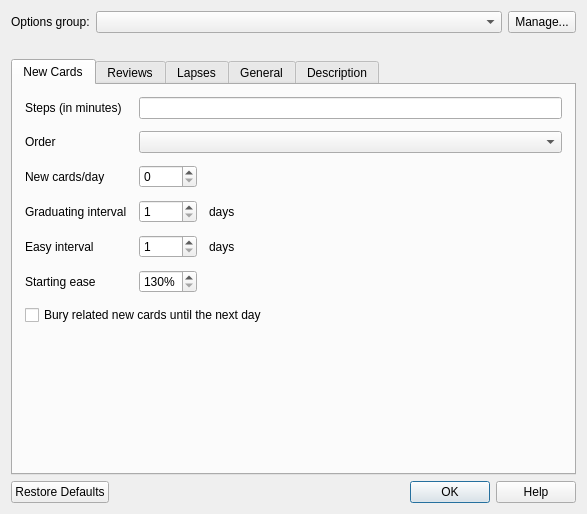
<?xml version="1.0" encoding="UTF-8"?>
<ui version="4.0">
 <class>Dialog</class>
 <widget class="QDialog" name="Dialog">
  <property name="geometry">
   <rect>
    <x>0</x>
    <y>0</y>
    <width>587</width>
    <height>514</height>
   </rect>
  </property>
  <layout class="QVBoxLayout" name="verticalLayout">
   <item>
    <layout class="QHBoxLayout" name="horizontalLayout_2">
     <item>
      <widget class="QLabel" name="label_31">
       <property name="text">
        <string>Options group:</string>
       </property>
      </widget>
     </item>
     <item>
      <widget class="QComboBox" name="dconf">
       <property name="sizePolicy">
        <sizepolicy hsizetype="Preferred" vsizetype="Fixed">
         <horstretch>3</horstretch>
         <verstretch>0</verstretch>
        </sizepolicy>
       </property>
      </widget>
     </item>
     <item>
      <widget class="QToolButton" name="confOpts">
       <property name="maximumSize">
        <size>
         <width>16777215</width>
         <height>32</height>
        </size>
       </property>
       <property name="text">
        <string>Manage...</string>
       </property>
       <property name="toolButtonStyle">
        <enum>Qt::ToolButtonTextBesideIcon</enum>
       </property>
       <property name="arrowType">
        <enum>Qt::NoArrow</enum>
       </property>
      </widget>
     </item>
    </layout>
   </item>
   <item>
    <widget class="QLabel" name="count">
     <property name="styleSheet">
      <string notr="true">* { color: red }</string>
     </property>
     <property name="text">
      <string/>
     </property>
     <property name="alignment">
      <set>Qt::AlignCenter</set>
     </property>
     <property name="wordWrap">
      <bool>true</bool>
     </property>
    </widget>
   </item>
   <item>
    <widget class="QTabWidget" name="tabWidget">
     <property name="currentIndex">
      <number>0</number>
     </property>
     <widget class="QWidget" name="tab">
      <attribute name="title">
       <string>New Cards</string>
      </attribute>
      <layout class="QVBoxLayout" name="verticalLayout_2">
       <property name="leftMargin">
        <number>12</number>
       </property>
       <property name="topMargin">
        <number>12</number>
       </property>
       <property name="rightMargin">
        <number>12</number>
       </property>
       <property name="bottomMargin">
        <number>12</number>
       </property>
       <item>
        <layout class="QGridLayout" name="gridLayout">
         <property name="spacing">
          <number>12</number>
         </property>
         <item row="5" column="0">
          <widget class="QLabel" name="label_24">
           <property name="text">
            <string>Starting ease</string>
           </property>
          </widget>
         </item>
         <item row="5" column="1">
          <widget class="QSpinBox" name="lrnFactor">
           <property name="suffix">
            <string>%</string>
           </property>
           <property name="minimum">
            <number>130</number>
           </property>
           <property name="maximum">
            <number>999</number>
           </property>
          </widget>
         </item>
         <item row="1" column="0">
          <widget class="QLabel" name="label_8">
           <property name="text">
            <string>Order</string>
           </property>
          </widget>
         </item>
         <item row="4" column="1">
          <widget class="QSpinBox" name="lrnEasyInt">
           <property name="minimum">
            <number>1</number>
           </property>
          </widget>
         </item>
         <item row="3" column="1">
          <widget class="QSpinBox" name="lrnGradInt">
           <property name="minimum">
            <number>1</number>
           </property>
          </widget>
         </item>
         <item row="2" column="2">
          <widget class="QLabel" name="newplim">
           <property name="text">
            <string/>
           </property>
          </widget>
         </item>
         <item row="4" column="0">
          <widget class="QLabel" name="label_5">
           <property name="text">
            <string>Easy interval</string>
           </property>
          </widget>
         </item>
         <item row="3" column="0">
          <widget class="QLabel" name="label_4">
           <property name="text">
            <string>Graduating interval</string>
           </property>
          </widget>
         </item>
         <item row="2" column="1">
          <widget class="QSpinBox" name="newPerDay">
           <property name="maximum">
            <number>9999</number>
           </property>
          </widget>
         </item>
         <item row="2" column="0">
          <widget class="QLabel" name="label_6">
           <property name="text">
            <string>New cards/day</string>
           </property>
          </widget>
         </item>
         <item row="0" column="1" colspan="2">
          <widget class="QLineEdit" name="lrnSteps"/>
         </item>
         <item row="0" column="0">
          <widget class="QLabel" name="label_2">
           <property name="text">
            <string>Steps (in minutes)</string>
           </property>
          </widget>
         </item>
         <item row="1" column="1" colspan="2">
          <widget class="QComboBox" name="newOrder"/>
         </item>
         <item row="6" column="0" colspan="3">
          <widget class="QCheckBox" name="bury">
           <property name="text">
            <string>Bury related new cards until the next day</string>
           </property>
          </widget>
         </item>
         <item row="4" column="2">
          <widget class="QLabel" name="label_9">
           <property name="text">
            <string>days</string>
           </property>
          </widget>
         </item>
         <item row="3" column="2">
          <widget class="QLabel" name="label_7">
           <property name="sizePolicy">
            <sizepolicy hsizetype="Expanding" vsizetype="Preferred">
             <horstretch>0</horstretch>
             <verstretch>0</verstretch>
            </sizepolicy>
           </property>
           <property name="text">
            <string>days</string>
           </property>
          </widget>
         </item>
        </layout>
       </item>
       <item>
        <spacer name="verticalSpacer">
         <property name="orientation">
          <enum>Qt::Vertical</enum>
         </property>
         <property name="sizeHint" stdset="0">
          <size>
           <width>20</width>
           <height>40</height>
          </size>
         </property>
        </spacer>
       </item>
      </layout>
     </widget>
     <widget class="QWidget" name="tab_3">
      <attribute name="title">
       <string>Reviews</string>
      </attribute>
      <layout class="QVBoxLayout" name="verticalLayout_4">
       <property name="leftMargin">
        <number>12</number>
       </property>
       <property name="topMargin">
        <number>12</number>
       </property>
       <property name="rightMargin">
        <number>12</number>
       </property>
       <property name="bottomMargin">
        <number>12</number>
       </property>
       <item>
        <layout class="QGridLayout" name="gridLayout_3">
         <property name="spacing">
          <number>12</number>
         </property>
         <item row="1" column="0">
          <widget class="QLabel" name="label_20">
           <property name="text">
            <string>Easy bonus</string>
           </property>
          </widget>
         </item>
         <item row="1" column="1">
          <widget class="QSpinBox" name="easyBonus">
           <property name="suffix">
            <string>%</string>
           </property>
           <property name="minimum">
            <number>100</number>
           </property>
           <property name="maximum">
            <number>1000</number>
           </property>
           <property name="singleStep">
            <number>5</number>
           </property>
          </widget>
         </item>
         <item row="0" column="1">
          <widget class="QSpinBox" name="revPerDay">
           <property name="minimum">
            <number>0</number>
           </property>
           <property name="maximum">
            <number>9999</number>
           </property>
          </widget>
         </item>
         <item row="2" column="0">
          <widget class="QLabel" name="label_33">
           <property name="text">
            <string>Interval modifier</string>
           </property>
          </widget>
         </item>
         <item row="0" column="0">
          <widget class="QLabel" name="label_37">
           <property name="text">
            <string>Maximum reviews/day</string>
           </property>
          </widget>
         </item>
         <item row="3" column="0">
          <widget class="QLabel" name="label_3">
           <property name="text">
            <string>Maximum interval</string>
           </property>
          </widget>
         </item>
         <item row="3" column="1">
          <widget class="QSpinBox" name="maxIvl">
           <property name="suffix">
            <string/>
           </property>
           <property name="minimum">
            <number>1</number>
           </property>
           <property name="maximum">
            <number>99999</number>
           </property>
          </widget>
         </item>
         <item row="3" column="2">
          <widget class="QLabel" name="label_23">
           <property name="text">
            <string>days</string>
           </property>
          </widget>
         </item>
         <item row="0" column="2">
          <widget class="QLabel" name="revplim">
           <property name="text">
            <string/>
           </property>
          </widget>
         </item>
         <item row="2" column="1">
          <widget class="QDoubleSpinBox" name="fi1">
           <property name="suffix">
            <string>%</string>
           </property>
           <property name="decimals">
            <number>0</number>
           </property>
           <property name="minimum">
            <double>0.000000000000000</double>
           </property>
           <property name="maximum">
            <double>999.000000000000000</double>
           </property>
           <property name="singleStep">
            <double>1.000000000000000</double>
           </property>
           <property name="value">
            <double>100.000000000000000</double>
           </property>
          </widget>
         </item>
         <item row="5" column="0" colspan="3">
          <widget class="QCheckBox" name="buryRev">
           <property name="text">
            <string>Bury related reviews until the next day</string>
           </property>
          </widget>
         </item>
         <item row="4" column="0">
          <widget class="QLabel" name="hardFactorLabel">
           <property name="text">
            <string>Hard interval</string>
           </property>
          </widget>
         </item>
         <item row="4" column="1">
          <widget class="QSpinBox" name="hardFactor">
           <property name="suffix">
            <string>%</string>
           </property>
           <property name="minimum">
            <number>5</number>
           </property>
           <property name="maximum">
            <number>120</number>
           </property>
          </widget>
         </item>
        </layout>
       </item>
       <item>
        <spacer name="verticalSpacer_3">
         <property name="orientation">
          <enum>Qt::Vertical</enum>
         </property>
         <property name="sizeHint" stdset="0">
          <size>
           <width>20</width>
           <height>152</height>
          </size>
         </property>
        </spacer>
       </item>
      </layout>
     </widget>
     <widget class="QWidget" name="tab_2">
      <attribute name="title">
       <string>Lapses</string>
      </attribute>
      <layout class="QVBoxLayout" name="verticalLayout_3">
       <property name="leftMargin">
        <number>12</number>
       </property>
       <property name="topMargin">
        <number>12</number>
       </property>
       <property name="rightMargin">
        <number>12</number>
       </property>
       <property name="bottomMargin">
        <number>12</number>
       </property>
       <item>
        <layout class="QGridLayout" name="gridLayout_2">
         <property name="spacing">
          <number>12</number>
         </property>
         <item row="0" column="0">
          <widget class="QLabel" name="label_17">
           <property name="text">
            <string>Steps (in minutes)</string>
           </property>
          </widget>
         </item>
         <item row="0" column="1" colspan="2">
          <widget class="QLineEdit" name="lapSteps"/>
         </item>
         <item row="1" column="0">
          <widget class="QLabel" name="label">
           <property name="text">
            <string>New interval</string>
           </property>
          </widget>
         </item>
         <item row="3" column="0">
          <widget class="QLabel" name="label_10">
           <property name="text">
            <string>Leech threshold</string>
           </property>
          </widget>
         </item>
         <item row="3" column="1">
          <widget class="QSpinBox" name="leechThreshold"/>
         </item>
         <item row="3" column="2">
          <widget class="QLabel" name="label_11">
           <property name="sizePolicy">
            <sizepolicy hsizetype="Expanding" vsizetype="Preferred">
             <horstretch>0</horstretch>
             <verstretch>0</verstretch>
            </sizepolicy>
           </property>
           <property name="text">
            <string>lapses</string>
           </property>
          </widget>
         </item>
         <item row="4" column="0">
          <widget class="QLabel" name="label_12">
           <property name="text">
            <string>Leech action</string>
           </property>
          </widget>
         </item>
         <item row="2" column="1">
          <widget class="QSpinBox" name="lapMinInt">
           <property name="minimum">
            <number>1</number>
           </property>
           <property name="maximum">
            <number>99</number>
           </property>
          </widget>
         </item>
         <item row="2" column="0">
          <widget class="QLabel" name="label_13">
           <property name="text">
            <string>Minimum interval</string>
           </property>
          </widget>
         </item>
         <item row="2" column="2">
          <widget class="QLabel" name="label_14">
           <property name="text">
            <string>days</string>
           </property>
          </widget>
         </item>
         <item row="4" column="1" colspan="2">
          <layout class="QHBoxLayout" name="horizontalLayout">
           <item>
            <widget class="QComboBox" name="leechAction">
             <item>
              <property name="text">
               <string>Suspend Card</string>
              </property>
             </item>
             <item>
              <property name="text">
               <string>Tag Only</string>
              </property>
             </item>
            </widget>
           </item>
           <item>
            <spacer name="horizontalSpacer">
             <property name="orientation">
              <enum>Qt::Horizontal</enum>
             </property>
             <property name="sizeHint" stdset="0">
              <size>
               <width>40</width>
               <height>20</height>
              </size>
             </property>
            </spacer>
           </item>
          </layout>
         </item>
         <item row="1" column="1">
          <widget class="QSpinBox" name="lapMult">
           <property name="suffix">
            <string>%</string>
           </property>
           <property name="maximum">
            <number>100</number>
           </property>
           <property name="singleStep">
            <number>5</number>
           </property>
          </widget>
         </item>
        </layout>
       </item>
       <item>
        <spacer name="verticalSpacer_2">
         <property name="orientation">
          <enum>Qt::Vertical</enum>
         </property>
         <property name="sizeHint" stdset="0">
          <size>
           <width>20</width>
           <height>72</height>
          </size>
         </property>
        </spacer>
       </item>
      </layout>
     </widget>
     <widget class="QWidget" name="tab_5">
      <attribute name="title">
       <string>General</string>
      </attribute>
      <layout class="QVBoxLayout" name="verticalLayout_6">
       <property name="leftMargin">
        <number>12</number>
       </property>
       <property name="topMargin">
        <number>12</number>
       </property>
       <property name="rightMargin">
        <number>12</number>
       </property>
       <property name="bottomMargin">
        <number>12</number>
       </property>
       <item>
        <layout class="QGridLayout" name="gridLayout_5">
         <property name="spacing">
          <number>12</number>
         </property>
         <item row="0" column="0">
          <widget class="QLabel" name="label_25">
           <property name="text">
            <string>Ignore answer times longer than</string>
           </property>
          </widget>
         </item>
         <item row="0" column="1">
          <widget class="QSpinBox" name="maxTaken">
           <property name="minimum">
            <number>30</number>
           </property>
           <property name="maximum">
            <number>3600</number>
           </property>
           <property name="singleStep">
            <number>10</number>
           </property>
          </widget>
         </item>
         <item row="0" column="2">
          <widget class="QLabel" name="label_26">
           <property name="text">
            <string>seconds</string>
           </property>
          </widget>
         </item>
        </layout>
       </item>
       <item>
        <widget class="QCheckBox" name="showTimer">
         <property name="text">
          <string>Show answer timer</string>
         </property>
        </widget>
       </item>
       <item>
        <widget class="QCheckBox" name="autoplaySounds">
         <property name="text">
          <string>Automatically play audio</string>
         </property>
        </widget>
       </item>
       <item>
        <widget class="QCheckBox" name="replayQuestion">
         <property name="text">
          <string>Always include question side when replaying audio</string>
         </property>
         <property name="checked">
          <bool>false</bool>
         </property>
        </widget>
       </item>
       <item>
        <spacer name="verticalSpacer_5">
         <property name="orientation">
          <enum>Qt::Vertical</enum>
         </property>
         <property name="sizeHint" stdset="0">
          <size>
           <width>20</width>
           <height>199</height>
          </size>
         </property>
        </spacer>
       </item>
      </layout>
     </widget>
     <widget class="QWidget" name="tab_4">
      <attribute name="title">
       <string>Description</string>
      </attribute>
      <layout class="QVBoxLayout" name="verticalLayout_5">
       <property name="spacing">
        <number>12</number>
       </property>
       <property name="leftMargin">
        <number>12</number>
       </property>
       <property name="topMargin">
        <number>12</number>
       </property>
       <property name="rightMargin">
        <number>12</number>
       </property>
       <property name="bottomMargin">
        <number>12</number>
       </property>
       <item>
        <widget class="QLabel" name="label_22">
         <property name="text">
          <string>Description to show on study screen (current deck only):</string>
         </property>
        </widget>
       </item>
       <item>
        <widget class="QTextEdit" name="desc"/>
       </item>
      </layout>
     </widget>
    </widget>
   </item>
   <item>
    <widget class="QDialogButtonBox" name="buttonBox">
     <property name="orientation">
      <enum>Qt::Horizontal</enum>
     </property>
     <property name="standardButtons">
      <set>QDialogButtonBox::Help|QDialogButtonBox::Ok|QDialogButtonBox::RestoreDefaults</set>
     </property>
    </widget>
   </item>
  </layout>
 </widget>
 <tabstops>
  <tabstop>dconf</tabstop>
  <tabstop>confOpts</tabstop>
  <tabstop>tabWidget</tabstop>
  <tabstop>lrnSteps</tabstop>
  <tabstop>newOrder</tabstop>
  <tabstop>newPerDay</tabstop>
  <tabstop>lrnGradInt</tabstop>
  <tabstop>lrnEasyInt</tabstop>
  <tabstop>lrnFactor</tabstop>
  <tabstop>bury</tabstop>
  <tabstop>revPerDay</tabstop>
  <tabstop>easyBonus</tabstop>
  <tabstop>fi1</tabstop>
  <tabstop>maxIvl</tabstop>
  <tabstop>hardFactor</tabstop>
  <tabstop>buryRev</tabstop>
  <tabstop>lapSteps</tabstop>
  <tabstop>lapMult</tabstop>
  <tabstop>lapMinInt</tabstop>
  <tabstop>leechThreshold</tabstop>
  <tabstop>leechAction</tabstop>
  <tabstop>maxTaken</tabstop>
  <tabstop>showTimer</tabstop>
  <tabstop>autoplaySounds</tabstop>
  <tabstop>replayQuestion</tabstop>
  <tabstop>desc</tabstop>
 </tabstops>
 <resources>
  <include location="icons.qrc"/>
 </resources>
 <connections>
  <connection>
   <sender>buttonBox</sender>
   <signal>accepted()</signal>
   <receiver>Dialog</receiver>
   <slot>accept()</slot>
   <hints>
    <hint type="sourcelabel">
     <x>254</x>
     <y>320</y>
    </hint>
    <hint type="destinationlabel">
     <x>157</x>
     <y>274</y>
    </hint>
   </hints>
  </connection>
  <connection>
   <sender>buttonBox</sender>
   <signal>rejected()</signal>
   <receiver>Dialog</receiver>
   <slot>reject()</slot>
   <hints>
    <hint type="sourcelabel">
     <x>322</x>
     <y>320</y>
    </hint>
    <hint type="destinationlabel">
     <x>286</x>
     <y>274</y>
    </hint>
   </hints>
  </connection>
 </connections>
</ui>
